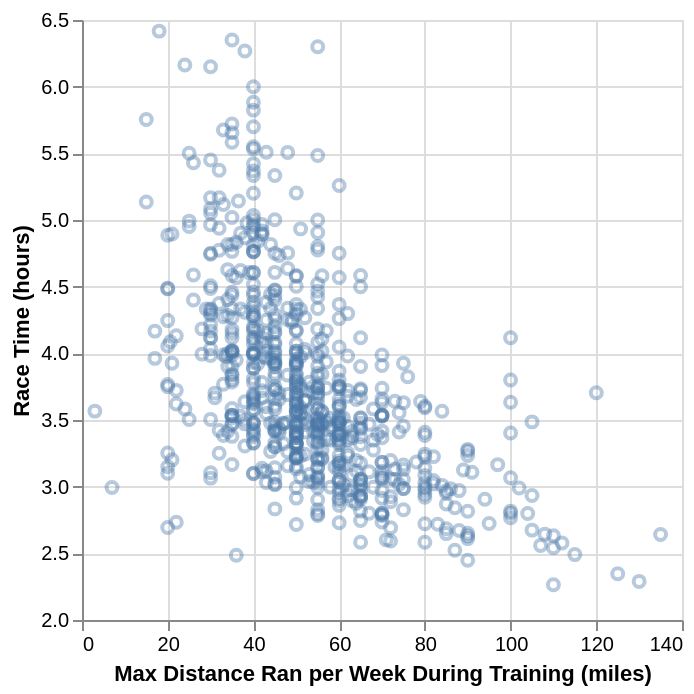

Notebook code cell kept with this figure:
### Code cell
# Scatterplot
marathon_scatter = alt.Chart(marathon_training).mark_point(opacity=0.4).encode(
    x=alt.X('max', title='Max Distance Ran per Week During Training (miles)'),
    y=alt.Y('time_hrs', title='Race Time (hours)').scale(zero=False)
)
marathon_scatter

### Figure 1 — Vega-Lite specification as saved in the notebook (floating-point values rounded to 4 significant figures; data arrays with more than 128 entries replaced by an {"elided": "..."} marker saying what was removed)
{"config": {"view": {"continuousWidth": 300, "continuousHeight": 300}}, "data": {"name": "data-28895d8e33b9d6d6c6a65b6d68041a06"}, "mark": {"type": "point", "opacity": 0.4}, "encoding": {"x": {"field": "max", "title": "Max Distance Ran per Week During Training (miles)", "type": "quantitative"}, "y": {"field": "time_hrs", "scale": {"zero": false}, "title": "Race Time (hours)", "type": "quantitative"}}, "$schema": "https://vega.github.io/schema/vega-lite/v6.1.0.json", "datasets": {"data-28895d8e33b9d6d6c6a65b6d68041a06": {"elided": "696 records"}}}
